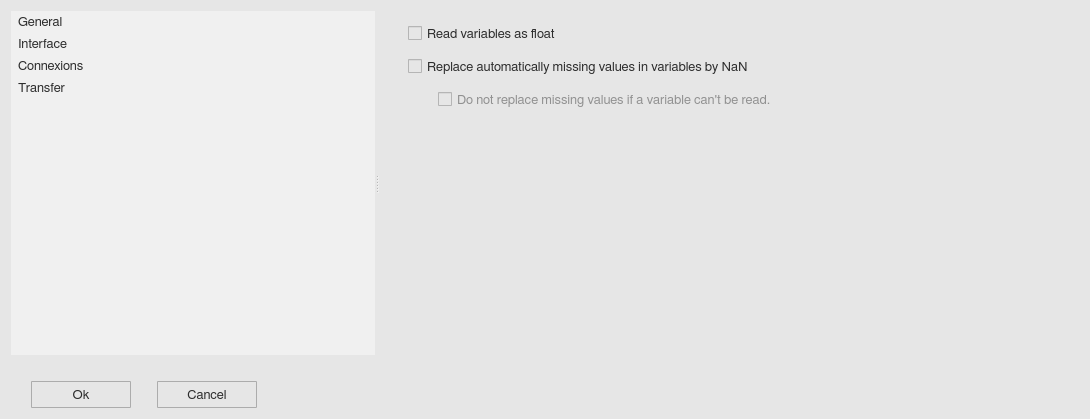
<?xml version="1.0" encoding="UTF-8"?>
<ui version="4.0">
 <class>optionWindow</class>
 <widget class="QWidget" name="optionWindow">
  <property name="geometry">
   <rect>
    <x>0</x>
    <y>0</y>
    <width>1090</width>
    <height>419</height>
   </rect>
  </property>
  <property name="minimumSize">
   <size>
    <width>0</width>
    <height>0</height>
   </size>
  </property>
  <property name="maximumSize">
   <size>
    <width>16777215</width>
    <height>16777215</height>
   </size>
  </property>
  <property name="font">
   <font>
    <family>FreeSans</family>
    <pointsize>10</pointsize>
    <weight>50</weight>
    <bold>false</bold>
    <stylestrategy>PreferAntialias</stylestrategy>
    <kerning>true</kerning>
   </font>
  </property>
  <property name="windowTitle">
   <string>Options</string>
  </property>
  <property name="windowIcon">
   <iconset>
    <normaloff>../orion_ftp_ui/icons/option_icon.svg</normaloff>../orion_ftp_ui/icons/option_icon.svg</iconset>
  </property>
  <property name="styleSheet">
   <string notr="true">QWidget {
	background-color: rgb(230,230,230);
}</string>
  </property>
  <layout class="QGridLayout" name="gridLayout_3">
   <item row="0" column="0">
    <widget class="QSplitter" name="splitter">
     <property name="orientation">
      <enum>Qt::Horizontal</enum>
     </property>
     <widget class="QListWidget" name="variable_list">
      <property name="enabled">
       <bool>true</bool>
      </property>
      <property name="minimumSize">
       <size>
        <width>0</width>
        <height>0</height>
       </size>
      </property>
      <property name="maximumSize">
       <size>
        <width>16777215</width>
        <height>16777215</height>
       </size>
      </property>
      <property name="font">
       <font>
        <family>FreeSans</family>
        <pointsize>10</pointsize>
        <weight>50</weight>
        <bold>false</bold>
        <stylestrategy>PreferAntialias</stylestrategy>
        <kerning>true</kerning>
       </font>
      </property>
      <property name="focusPolicy">
       <enum>Qt::NoFocus</enum>
      </property>
      <property name="styleSheet">
       <string notr="true">QListWidget {
	border-radius: 0px;
	background-color:  rgb(240, 240, 240);
	color: rgb(45,45,45);
}

QListWidget:disabled {
	background-color:  rgb(200,200,200);
    color: rgb(45,45,45);
}

QListView::item {
	border: 0px solid rgb(240,240,240);
	border-radius: 3px;
    padding: 1px 1px 1px 1px;
    margin: 3px 3px 3px 3px;
}

QListView::item:selected {
	border: 0px solid rgb(240,240,240);
	border-radius: 3px;
}

QListView::item:selected:!active {
	background: rgb(200,200,200);
}

QListView::item:selected:active {
	background: rgb(200,200,200);
}

QListView::item:hover {
	background: rgb(230,230,230);
	border-radius: 3px;
}

QScrollBar:vertical {
  border: 1px solid white;
  background-color: rgb(240, 240, 240);
  width: 20px;
  margin: 21px 0px 21px 0px;
}

QScrollBar:horizontal {
  border: 1px solid white;
  background-color: rgb(240, 240, 240);
  height: 20px;
  margin: 0px 21px 0px 21px;
}

QScrollBar::handle:vertical {
  background-color: rgb(205, 205, 205);
  min-height: 25px;
}

QScrollBar:handle:vertical:hover {
  background-color: rgb(166, 166, 166);
}

QScrollBar:handle:vertical:pressed {
  background-color: rgb(96, 96, 96);
}

QScrollBar::handle:horizontal {
  background-color: rgb(205, 205, 205);
  min-width: 25px;
}

QScrollBar:handle:horizontal:hover {
  background-color: rgb(166, 166, 166);
}

QScrollBar:handle:horizontal:pressed {
  background-color: rgb(96, 96, 96);
}

QScrollBar::add-line:vertical {
  border-top: 1px solid rgb(240,240,240);
  border-left: 1px solid white;
  border-right: 1px solid white;
  border-bottom: 1px solid white;
  background-color: rgb(240, 240, 240);
  height: 20px;
  subcontrol-position: bottom;
  subcontrol-origin: margin;
  border-bottom-right-radius: 0px;
}

QScrollBar::add-line:vertical:hover {
  background-color: rgb(218, 218, 218);
}

QScrollBar::add-line:vertical:pressed {
  background-color: rgb(96, 96, 96);
}

QScrollBar::sub-line:vertical {
  border-top: 1px solid white;
  border-left: 1px solid white;
  border-right: 1px solid white;
  border-bottom: 1px solid rgb(240,240,240);
  background-color: rgb(240, 240, 240);
  height: 20px;
  subcontrol-position: top;
  subcontrol-origin: margin;
  border-top-right-radius: 0px;
}

QScrollBar::sub-line:vertical:hover {
  background-color: rgb(218, 218, 218);
}

QScrollBar::sub-line:vertical:pressed {
  background-color: rgb(96, 96, 96);
}

QScrollBar::up-arrow:vertical {
  image: url(icons/up_arrow_icon.svg); 
  width: 16px;
  height: 16px;
}

QScrollBar::up-arrow:vertical:pressed {
  right: -1px;
  bottom: -1px;
}

QScrollBar::down-arrow:vertical {
  image: url(icons/down_arrow_icon.svg); 
  width: 16px;
  height: 16px;
}

QScrollBar::down-arrow:vertical:pressed {
  right: -1px;
  bottom: -1px;
}

QScrollBar::add-line:horizontal {
  border-top: 1px solid white;
  border-left: 1px solid rgb(240,240,240);
  border-right: 1px solid white;
  border-bottom: 1px solid white;
  background-color: rgb(240, 240, 240);
  width: 20px;
  subcontrol-position: right;
  subcontrol-origin: margin;
  border-bottom-right-radius: 0px;
}

QScrollBar::add-line:horizontal:hover {
  background-color: rgb(218, 218, 218);
}

QScrollBar::add-line:horizontal:pressed {
  background-color: rgb(96, 96, 96);
}

QScrollBar::sub-line:horizontal {
  border-top: 1px solid white;
  border-left: 1px solid white;
  border-right: 1px solid rgb(240,240,240);
  border-bottom: 1px solid white;
  background-color: rgb(240, 240, 240);
  width: 20px;
  subcontrol-position: left;
  subcontrol-origin: margin;
border-bottom-left-radius: 0px;
}

QScrollBar::sub-line:horizontal:hover {
  background-color: rgb(218, 218, 218);
}

QScrollBar::sub-line:horizontal:pressed {
  background-color: rgb(96, 96, 96);
}

QScrollBar::left-arrow:horizontal {
  image: url(icons/left_arrow_icon.svg); 
  width: 16px;
  height: 16px;
}

QScrollBar::left-arrow:horizontal:pressed {
  right: -1px;
  bottom: -1px;
}

QScrollBar::right-arrow:horizontal {
  image: url(icons/right_arrow_icon.svg); 
  width: 16px;
  height: 16px;
}

QScrollBar::right-arrow:horizontal:pressed {
  right: -1px;
  bottom: -1px;
}</string>
      </property>
      <property name="frameShape">
       <enum>QFrame::NoFrame</enum>
      </property>
      <property name="sizeAdjustPolicy">
       <enum>QAbstractScrollArea::AdjustIgnored</enum>
      </property>
      <property name="selectionMode">
       <enum>QAbstractItemView::SingleSelection</enum>
      </property>
      <item>
       <property name="text">
        <string>General</string>
       </property>
      </item>
      <item>
       <property name="text">
        <string>Interface</string>
       </property>
      </item>
      <item>
       <property name="text">
        <string>Connexions</string>
       </property>
      </item>
      <item>
       <property name="text">
        <string>Transfer</string>
       </property>
      </item>
     </widget>
     <widget class="QScrollArea" name="option_scroll_area">
      <property name="styleSheet">
       <string notr="true">QScrollArea { background: transparent; }

QScrollArea &gt; QWidget &gt; QWidget { background: transparent; }

QScrollBar:vertical {
  border: 1px solid white;
  background-color: rgb(240, 240, 240);
  width: 20px;
  margin: 21px 0px 21px 0px;
}

QScrollBar:horizontal {
  border: 1px solid white;
  background-color: rgb(240, 240, 240);
  height: 20px;
  margin: 0px 21px 0px 21px;
}

QScrollBar::handle:vertical {
  background-color: rgb(205, 205, 205);
  min-height: 25px;
}

QScrollBar:handle:vertical:hover {
  background-color: rgb(166, 166, 166);
}

QScrollBar:handle:vertical:pressed {
  background-color: rgb(96, 96, 96);
}

QScrollBar::handle:horizontal {
  background-color: rgb(205, 205, 205);
  min-width: 25px;
}

QScrollBar:handle:horizontal:hover {
  background-color: rgb(166, 166, 166);
}

QScrollBar:handle:horizontal:pressed {
  background-color: rgb(96, 96, 96);
}

QScrollBar::add-line:vertical {
  border-top: 1px solid rgb(240,240,240);
  border-left: 1px solid white;
  border-right: 1px solid white;
  border-bottom: 1px solid white;
  background-color: rgb(240, 240, 240);
  height: 20px;
  subcontrol-position: bottom;
  subcontrol-origin: margin;
  border-bottom-right-radius: 0px;
}

QScrollBar::add-line:vertical:hover {
  background-color: rgb(218, 218, 218);
}

QScrollBar::add-line:vertical:pressed {
  background-color: rgb(96, 96, 96);
}

QScrollBar::sub-line:vertical {
  border-top: 1px solid white;
  border-left: 1px solid white;
  border-right: 1px solid white;
  border-bottom: 1px solid rgb(240,240,240);
  background-color: rgb(240, 240, 240);
  height: 20px;
  subcontrol-position: top;
  subcontrol-origin: margin;
  border-top-right-radius: 0px;
}

QScrollBar::sub-line:vertical:hover {
  background-color: rgb(218, 218, 218);
}

QScrollBar::sub-line:vertical:pressed {
  background-color: rgb(96, 96, 96);
}

QScrollBar::up-arrow:vertical {
  image: url(icons/up_arrow_icon.svg); 
  width: 16px;
  height: 16px;
}

QScrollBar::up-arrow:vertical:pressed {
  right: -1px;
  bottom: -1px;
}

QScrollBar::down-arrow:vertical {
  image: url(icons/down_arrow_icon.svg); 
  width: 16px;
  height: 16px;
}

QScrollBar::down-arrow:vertical:pressed {
  right: -1px;
  bottom: -1px;
}

QScrollBar::add-line:horizontal {
  border-top: 1px solid white;
  border-left: 1px solid rgb(240,240,240);
  border-right: 1px solid white;
  border-bottom: 1px solid white;
  background-color: rgb(240, 240, 240);
  width: 20px;
  subcontrol-position: right;
  subcontrol-origin: margin;
  border-bottom-right-radius: 0px;
}

QScrollBar::add-line:horizontal:hover {
  background-color: rgb(218, 218, 218);
}

QScrollBar::add-line:horizontal:pressed {
  background-color: rgb(96, 96, 96);
}

QScrollBar::sub-line:horizontal {
  border-top: 1px solid white;
  border-left: 1px solid white;
  border-right: 1px solid rgb(240,240,240);
  border-bottom: 1px solid white;
  background-color: rgb(240, 240, 240);
  width: 20px;
  subcontrol-position: left;
  subcontrol-origin: margin;
border-bottom-left-radius: 0px;
}

QScrollBar::sub-line:horizontal:hover {
  background-color: rgb(218, 218, 218);
}

QScrollBar::sub-line:horizontal:pressed {
  background-color: rgb(96, 96, 96);
}

QScrollBar::left-arrow:horizontal {
  image: url(icons/left_arrow_icon.svg); 
  width: 16px;
  height: 16px;
}

QScrollBar::left-arrow:horizontal:pressed {
  right: -1px;
  bottom: -1px;
}

QScrollBar::right-arrow:horizontal {
  image: url(icons/right_arrow_icon.svg); 
  width: 16px;
  height: 16px;
}

QScrollBar::right-arrow:horizontal:pressed {
  right: -1px;
  bottom: -1px;
}</string>
      </property>
      <property name="frameShape">
       <enum>QFrame::NoFrame</enum>
      </property>
      <property name="widgetResizable">
       <bool>true</bool>
      </property>
      <widget class="QWidget" name="scrollAreaWidgetContents_2">
       <property name="geometry">
        <rect>
         <x>0</x>
         <y>0</y>
         <width>735</width>
         <height>333</height>
        </rect>
       </property>
       <layout class="QGridLayout" name="gridLayout">
        <item row="0" column="0">
         <layout class="QHBoxLayout" name="horizontalLayout_8">
          <item>
           <spacer name="horizontalSpacer_15">
            <property name="orientation">
             <enum>Qt::Horizontal</enum>
            </property>
            <property name="sizeType">
             <enum>QSizePolicy::Fixed</enum>
            </property>
            <property name="sizeHint" stdset="0">
             <size>
              <width>20</width>
              <height>20</height>
             </size>
            </property>
           </spacer>
          </item>
          <item>
           <widget class="QCheckBox" name="checkbox_2">
            <property name="minimumSize">
             <size>
              <width>0</width>
              <height>27</height>
             </size>
            </property>
            <property name="maximumSize">
             <size>
              <width>16777215</width>
              <height>27</height>
             </size>
            </property>
            <property name="font">
             <font>
              <family>FreeSans</family>
              <pointsize>10</pointsize>
              <stylestrategy>PreferAntialias</stylestrategy>
              <kerning>true</kerning>
             </font>
            </property>
            <property name="styleSheet">
             <string notr="true">QCheckBox {
   color: rgb(45,45,45);
}</string>
            </property>
            <property name="text">
             <string>Read variables as float</string>
            </property>
           </widget>
          </item>
          <item>
           <spacer name="horizontalSpacer_16">
            <property name="orientation">
             <enum>Qt::Horizontal</enum>
            </property>
            <property name="sizeType">
             <enum>QSizePolicy::Fixed</enum>
            </property>
            <property name="sizeHint" stdset="0">
             <size>
              <width>13</width>
              <height>20</height>
             </size>
            </property>
           </spacer>
          </item>
          <item>
           <widget class="QToolButton" name="info_button_4">
            <property name="maximumSize">
             <size>
              <width>27</width>
              <height>27</height>
             </size>
            </property>
            <property name="styleSheet">
             <string notr="true">QToolButton {
	border: 1px solid transparent;
	background-color: transparent;
	width: 27px;
	height: 27px;
}

QToolButton:flat {
	border: none;
}</string>
            </property>
            <property name="text">
             <string/>
            </property>
            <property name="icon">
             <iconset>
              <normaloff>icons/info_icon.svg</normaloff>icons/info_icon.svg</iconset>
            </property>
            <property name="iconSize">
             <size>
              <width>23</width>
              <height>23</height>
             </size>
            </property>
            <property name="autoRaise">
             <bool>false</bool>
            </property>
           </widget>
          </item>
          <item>
           <spacer name="horizontalSpacer_13">
            <property name="orientation">
             <enum>Qt::Horizontal</enum>
            </property>
            <property name="sizeHint" stdset="0">
             <size>
              <width>40</width>
              <height>20</height>
             </size>
            </property>
           </spacer>
          </item>
         </layout>
        </item>
        <item row="1" column="0" colspan="2">
         <layout class="QHBoxLayout" name="horizontalLayout_10">
          <item>
           <spacer name="horizontalSpacer_19">
            <property name="orientation">
             <enum>Qt::Horizontal</enum>
            </property>
            <property name="sizeType">
             <enum>QSizePolicy::Fixed</enum>
            </property>
            <property name="sizeHint" stdset="0">
             <size>
              <width>20</width>
              <height>20</height>
             </size>
            </property>
           </spacer>
          </item>
          <item>
           <widget class="QCheckBox" name="checkbox_3">
            <property name="minimumSize">
             <size>
              <width>0</width>
              <height>27</height>
             </size>
            </property>
            <property name="maximumSize">
             <size>
              <width>16777215</width>
              <height>27</height>
             </size>
            </property>
            <property name="font">
             <font>
              <family>FreeSans</family>
              <pointsize>10</pointsize>
              <stylestrategy>PreferAntialias</stylestrategy>
              <kerning>true</kerning>
             </font>
            </property>
            <property name="styleSheet">
             <string notr="true">QCheckBox {
   color: rgb(45,45,45);
}</string>
            </property>
            <property name="text">
             <string>Replace automatically missing values in variables by NaN</string>
            </property>
           </widget>
          </item>
          <item>
           <spacer name="horizontalSpacer_20">
            <property name="orientation">
             <enum>Qt::Horizontal</enum>
            </property>
            <property name="sizeType">
             <enum>QSizePolicy::Fixed</enum>
            </property>
            <property name="sizeHint" stdset="0">
             <size>
              <width>13</width>
              <height>20</height>
             </size>
            </property>
           </spacer>
          </item>
          <item>
           <widget class="QToolButton" name="info_button_5">
            <property name="maximumSize">
             <size>
              <width>27</width>
              <height>27</height>
             </size>
            </property>
            <property name="styleSheet">
             <string notr="true">QToolButton {
	border: 1px solid transparent;
	background-color: transparent;
	width: 27px;
	height: 27px;
}

QToolButton:flat {
	border: none;
}</string>
            </property>
            <property name="text">
             <string/>
            </property>
            <property name="icon">
             <iconset>
              <normaloff>icons/info_icon.svg</normaloff>icons/info_icon.svg</iconset>
            </property>
            <property name="iconSize">
             <size>
              <width>23</width>
              <height>23</height>
             </size>
            </property>
            <property name="autoRaise">
             <bool>false</bool>
            </property>
           </widget>
          </item>
          <item>
           <spacer name="horizontalSpacer_21">
            <property name="orientation">
             <enum>Qt::Horizontal</enum>
            </property>
            <property name="sizeHint" stdset="0">
             <size>
              <width>40</width>
              <height>20</height>
             </size>
            </property>
           </spacer>
          </item>
         </layout>
        </item>
        <item row="2" column="0" colspan="2">
         <layout class="QHBoxLayout" name="horizontalLayout_11">
          <item>
           <spacer name="horizontalSpacer_22">
            <property name="orientation">
             <enum>Qt::Horizontal</enum>
            </property>
            <property name="sizeType">
             <enum>QSizePolicy::Fixed</enum>
            </property>
            <property name="sizeHint" stdset="0">
             <size>
              <width>50</width>
              <height>20</height>
             </size>
            </property>
           </spacer>
          </item>
          <item>
           <widget class="QCheckBox" name="checkbox_4">
            <property name="enabled">
             <bool>false</bool>
            </property>
            <property name="minimumSize">
             <size>
              <width>0</width>
              <height>27</height>
             </size>
            </property>
            <property name="maximumSize">
             <size>
              <width>16777215</width>
              <height>27</height>
             </size>
            </property>
            <property name="font">
             <font>
              <family>FreeSans</family>
              <pointsize>10</pointsize>
              <stylestrategy>PreferAntialias</stylestrategy>
              <kerning>true</kerning>
             </font>
            </property>
            <property name="styleSheet">
             <string notr="true">QCheckBox {
   color: rgb(45,45,45);
}

QCheckBox:disabled {
	color: rgb(145,145,145);
}</string>
            </property>
            <property name="text">
             <string>Do not replace missing values if a variable can't be read.</string>
            </property>
           </widget>
          </item>
          <item>
           <spacer name="horizontalSpacer_23">
            <property name="orientation">
             <enum>Qt::Horizontal</enum>
            </property>
            <property name="sizeType">
             <enum>QSizePolicy::Fixed</enum>
            </property>
            <property name="sizeHint" stdset="0">
             <size>
              <width>13</width>
              <height>20</height>
             </size>
            </property>
           </spacer>
          </item>
          <item>
           <widget class="QToolButton" name="info_button_6">
            <property name="maximumSize">
             <size>
              <width>27</width>
              <height>27</height>
             </size>
            </property>
            <property name="styleSheet">
             <string notr="true">QToolButton {
	border: 1px solid transparent;
	background-color: transparent;
	width: 27px;
	height: 27px;
}

QToolButton:flat {
	border: none;
}</string>
            </property>
            <property name="text">
             <string/>
            </property>
            <property name="icon">
             <iconset>
              <normaloff>icons/info_icon.svg</normaloff>icons/info_icon.svg</iconset>
            </property>
            <property name="iconSize">
             <size>
              <width>23</width>
              <height>23</height>
             </size>
            </property>
            <property name="autoRaise">
             <bool>false</bool>
            </property>
           </widget>
          </item>
          <item>
           <spacer name="horizontalSpacer_24">
            <property name="orientation">
             <enum>Qt::Horizontal</enum>
            </property>
            <property name="sizeHint" stdset="0">
             <size>
              <width>40</width>
              <height>20</height>
             </size>
            </property>
           </spacer>
          </item>
         </layout>
        </item>
        <item row="3" column="1">
         <spacer name="verticalSpacer">
          <property name="orientation">
           <enum>Qt::Vertical</enum>
          </property>
          <property name="sizeHint" stdset="0">
           <size>
            <width>20</width>
            <height>200</height>
           </size>
          </property>
         </spacer>
        </item>
       </layout>
      </widget>
     </widget>
    </widget>
   </item>
   <item row="1" column="0">
    <spacer name="verticalSpacer_3">
     <property name="orientation">
      <enum>Qt::Vertical</enum>
     </property>
     <property name="sizeType">
      <enum>QSizePolicy::Fixed</enum>
     </property>
     <property name="sizeHint" stdset="0">
      <size>
       <width>20</width>
       <height>20</height>
      </size>
     </property>
    </spacer>
   </item>
   <item row="2" column="0">
    <layout class="QHBoxLayout" name="horizontalLayout_2">
     <item>
      <spacer name="horizontalSpacer_3">
       <property name="orientation">
        <enum>Qt::Horizontal</enum>
       </property>
       <property name="sizeType">
        <enum>QSizePolicy::Fixed</enum>
       </property>
       <property name="sizeHint" stdset="0">
        <size>
         <width>20</width>
         <height>20</height>
        </size>
       </property>
      </spacer>
     </item>
     <item>
      <widget class="QToolButton" name="ow_ok_button">
       <property name="minimumSize">
        <size>
         <width>100</width>
         <height>27</height>
        </size>
       </property>
       <property name="maximumSize">
        <size>
         <width>100</width>
         <height>27</height>
        </size>
       </property>
       <property name="font">
        <font>
         <family>FreeSans</family>
         <pointsize>10</pointsize>
         <weight>50</weight>
         <bold>false</bold>
         <stylestrategy>PreferDefault</stylestrategy>
         <kerning>true</kerning>
        </font>
       </property>
       <property name="styleSheet">
        <string notr="true">QToolButton {
	border: 1px solid #acacac;
	border-radius: 1px;
	background-color: qlineargradient(x1:0, y1:0, x2:0, y2:1,
									stop:0 #f0f0f0, stop:1 #e5e5e5);
    color: rgb(45,45,45);
}

QToolButton:hover {
	border: 1px solid #7eb4ea;
	border-radius: 1px;
	background-color: qlineargradient(x1:0, y1:0, x2:0, y2:1,
									stop:0 #ecf4fc, stop:1 #dcecfc);
}

QToolButton:pressed {
	border: 1px solid #579de5;
	border-radius: 1px;
	background-color: qlineargradient(x1:0, y1:0, x2:0, y2:1,
									stop:0 #daecfc, stop:1 #c4e0fc);
}</string>
       </property>
       <property name="text">
        <string>Ok</string>
       </property>
      </widget>
     </item>
     <item>
      <spacer name="horizontalSpacer_5">
       <property name="orientation">
        <enum>Qt::Horizontal</enum>
       </property>
       <property name="sizeType">
        <enum>QSizePolicy::Fixed</enum>
       </property>
       <property name="sizeHint" stdset="0">
        <size>
         <width>20</width>
         <height>20</height>
        </size>
       </property>
      </spacer>
     </item>
     <item>
      <widget class="QToolButton" name="ow_cancel_button">
       <property name="minimumSize">
        <size>
         <width>100</width>
         <height>27</height>
        </size>
       </property>
       <property name="maximumSize">
        <size>
         <width>100</width>
         <height>27</height>
        </size>
       </property>
       <property name="font">
        <font>
         <family>FreeSans</family>
         <pointsize>10</pointsize>
         <weight>50</weight>
         <bold>false</bold>
         <stylestrategy>PreferDefault</stylestrategy>
         <kerning>true</kerning>
        </font>
       </property>
       <property name="styleSheet">
        <string notr="true">QToolButton {
	border: 1px solid #acacac;
	border-radius: 1px;
	background-color: qlineargradient(x1:0, y1:0, x2:0, y2:1,
									stop:0 #f0f0f0, stop:1 #e5e5e5);
    color: rgb(45,45,45);
}

QToolButton:hover {
	border: 1px solid #7eb4ea;
	border-radius: 1px;
	background-color: qlineargradient(x1:0, y1:0, x2:0, y2:1,
									stop:0 #ecf4fc, stop:1 #dcecfc);
}

QToolButton:pressed {
	border: 1px solid #579de5;
	border-radius: 1px;
	background-color: qlineargradient(x1:0, y1:0, x2:0, y2:1,
									stop:0 #daecfc, stop:1 #c4e0fc);
}</string>
       </property>
       <property name="text">
        <string>Cancel</string>
       </property>
      </widget>
     </item>
     <item>
      <spacer name="horizontalSpacer_4">
       <property name="orientation">
        <enum>Qt::Horizontal</enum>
       </property>
       <property name="sizeHint" stdset="0">
        <size>
         <width>40</width>
         <height>20</height>
        </size>
       </property>
      </spacer>
     </item>
    </layout>
   </item>
  </layout>
 </widget>
 <resources/>
 <connections/>
</ui>
